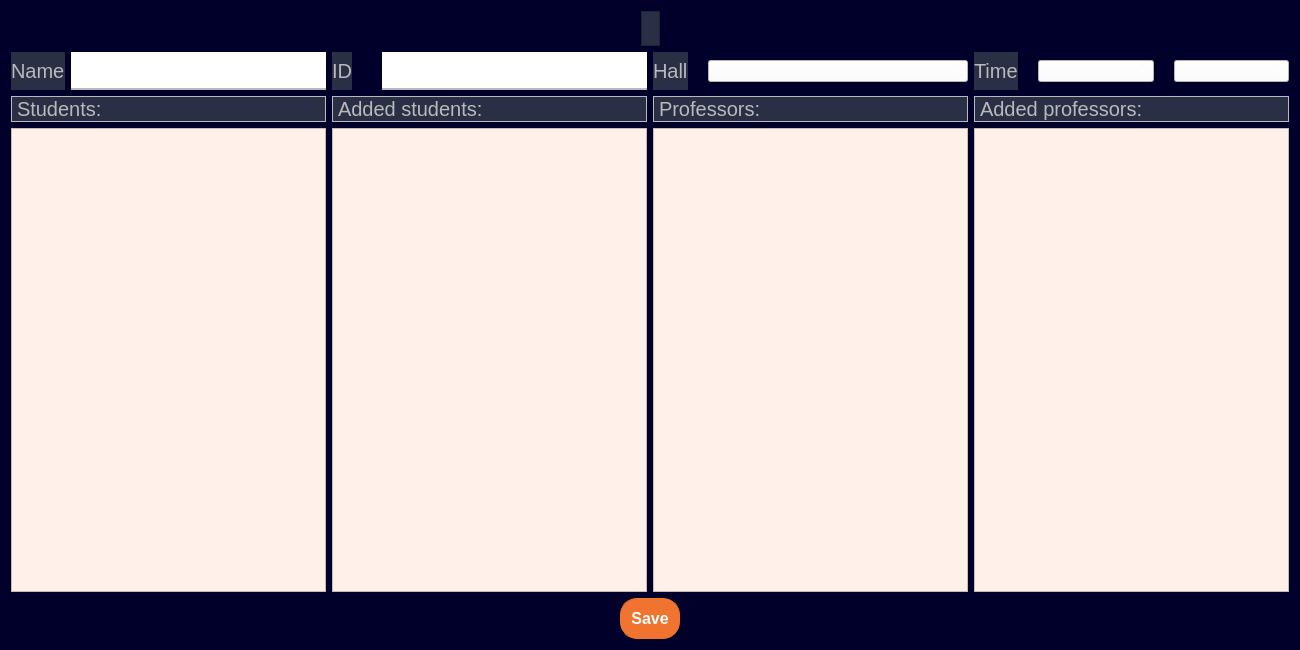
<?xml version="1.0" encoding="UTF-8"?>
<ui version="4.0">
 <class>CourseEditPage</class>
 <widget class="QDialog" name="CourseEditPage">
  <property name="geometry">
   <rect>
    <x>0</x>
    <y>0</y>
    <width>1300</width>
    <height>650</height>
   </rect>
  </property>
  <property name="windowTitle">
   <string>Course Edit Page</string>
  </property>
  <property name="styleSheet">
   <string notr="true">/*Copyright (c) DevSec Studio. All rights reserved.

MIT License

Permission is hereby granted, free of charge, to any person obtaining a copy
of this software and associated documentation files (the &quot;Software&quot;), to deal
in the Software without restriction, including without limitation the rights
to use, copy, modify, merge, publish, distribute, sublicense, and/or sell
copies of the Software, and to permit persons to whom the Software is
furnished to do so, subject to the following conditions:

The above copyright notice and this permission notice shall be included in all
copies or substantial portions of the Software.

THE SOFTWARE IS PROVIDED *AS IS*, WITHOUT WARRANTY OF ANY KIND, EXPRESS OR
IMPLIED, INCLUDING BUT NOT LIMITED TO THE WARRANTIES OF MERCHANTABILITY,
FITNESS FOR A PARTICULAR PURPOSE AND NONINFRINGEMENT. IN NO EVENT SHALL THE
AUTHORS OR COPYRIGHT HOLDERS BE LIABLE FOR ANY CLAIM, DAMAGES OR OTHER
LIABILITY, WHETHER IN AN ACTION OF CONTRACT, TORT OR OTHERWISE, ARISING FROM,
OUT OF OR IN CONNECTION WITH THE SOFTWARE OR THE USE OR OTHER DEALINGS IN THE SOFTWARE.
*/

/*-----QWidget-----*/
QWidget
{
	background-color: rgb(0, 0, 42);
	color: #ffffff;
	border-color: #000000;

}


/*-----QLabel-----*/
QLabel
{
	background-color: #292f45;
	color: #b9b9bb;
	border-color: #000000;

}


/*-----QPushButton-----*/
QPushButton
{
	background-color: #f0742f;
	color: #fff;
	font-weight: bold;
	border-style: solid;
	border-width: 1px;
	border-radius: 17px;
	border-color: #f0742f;
	padding: 10px;

}


QPushButton::hover
{
	background-color: #fc7c11;
	color: #ffff;

}


QPushButton::pressed
{
	background-color: #ff6b35;
	color: #fff;

}


/*-----QToolButton-----*/
QToolButton
{
	background-color: #292f45;
	color: #ffffff;
	border-style: solid;
	border-color: #000000;

}


QToolButton::hover
{
	background-color: #fc7c11;
	color: #000000;
	padding: 2px;
	border-radius: 15px;
	border-color: #fc7c11;

}


QToolButton::pressed
{
	background-color: #fc7c11;
	color: #000000;
	border-style: solid;
	border-width: 2px;

}


/*-----QLineEdit-----*/
QLineEdit{
	background-color: rgb(255, 255, 255);
	color: rgb(35, 35, 35);
	font-weight: bold;
	border-style: solid;
	border-width: 2px;
	border-top: 0px;
	border-left: 0px;
	border-right: 0px;
	border-color: #b9b9bb;
	padding: 10px;

}


/*-----QCheckBox-----*/
QCheckBox
{
	background-color: transparent;
	color: #b9b9bb;
	font-weight: bold;

}


QCheckBox::indicator
{
    color: #b1b1b1;
    background-color: #00111d;
    border: 1px solid #f0742f;
    width: 12px;
    height: 12px;

}


QCheckBox::indicator:checked
{
    image:url(&quot;./ressources/check.png&quot;); /*To replace*/
	background-color: #1f2b2b;
    border: 1px solid #f0742f;

}


QCheckBox::indicator:unchecked:hover
{
    border: 1px solid #f0742f;

}


QCheckBox::disabled
{
	color: #656565;

}


QCheckBox::indicator:disabled
{
	background-color: #656565;
	color: #656565;
    border: 1px solid #656565;

}
</string>
  </property>
  <layout class="QVBoxLayout" name="verticalLayout_5">
   <item>
    <layout class="QHBoxLayout" name="horizontalLayout_8">
     <item>
      <spacer name="horizontalSpacer">
       <property name="orientation">
        <enum>Qt::Horizontal</enum>
       </property>
       <property name="sizeHint" stdset="0">
        <size>
         <width>40</width>
         <height>20</height>
        </size>
       </property>
      </spacer>
     </item>
     <item>
      <widget class="QLabel" name="FLNameLabel">
       <property name="font">
        <font>
         <pointsize>22</pointsize>
        </font>
       </property>
       <property name="frameShape">
        <enum>QFrame::StyledPanel</enum>
       </property>
       <property name="text">
        <string/>
       </property>
      </widget>
     </item>
     <item>
      <spacer name="horizontalSpacer_2">
       <property name="orientation">
        <enum>Qt::Horizontal</enum>
       </property>
       <property name="sizeHint" stdset="0">
        <size>
         <width>40</width>
         <height>20</height>
        </size>
       </property>
      </spacer>
     </item>
    </layout>
   </item>
   <item>
    <layout class="QHBoxLayout" name="horizontalLayout_5">
     <item>
      <layout class="QHBoxLayout" name="horizontalLayout_9" stretch="0,0">
       <item>
        <widget class="QLabel" name="label_4">
         <property name="font">
          <font>
           <pointsize>15</pointsize>
          </font>
         </property>
         <property name="frameShape">
          <enum>QFrame::NoFrame</enum>
         </property>
         <property name="text">
          <string>Name</string>
         </property>
        </widget>
       </item>
       <item>
        <widget class="QLineEdit" name="name_LineEdit"/>
       </item>
      </layout>
     </item>
     <item>
      <layout class="QHBoxLayout" name="horizontalLayout">
       <property name="spacing">
        <number>30</number>
       </property>
       <item>
        <widget class="QLabel" name="label_19">
         <property name="font">
          <font>
           <pointsize>15</pointsize>
          </font>
         </property>
         <property name="frameShape">
          <enum>QFrame::NoFrame</enum>
         </property>
         <property name="text">
          <string>ID</string>
         </property>
        </widget>
       </item>
       <item>
        <widget class="QLineEdit" name="ID_LineEdit"/>
       </item>
      </layout>
     </item>
     <item>
      <layout class="QHBoxLayout" name="horizontalLayout_3" stretch="0,1">
       <property name="spacing">
        <number>20</number>
       </property>
       <item>
        <widget class="QLabel" name="label_17">
         <property name="font">
          <font>
           <pointsize>15</pointsize>
          </font>
         </property>
         <property name="frameShape">
          <enum>QFrame::NoFrame</enum>
         </property>
         <property name="text">
          <string>Hall</string>
         </property>
        </widget>
       </item>
       <item>
        <widget class="QComboBox" name="lecHallCBox">
         <property name="sizePolicy">
          <sizepolicy hsizetype="Preferred" vsizetype="Fixed">
           <horstretch>0</horstretch>
           <verstretch>0</verstretch>
          </sizepolicy>
         </property>
         <property name="baseSize">
          <size>
           <width>0</width>
           <height>0</height>
          </size>
         </property>
         <property name="styleSheet">
          <string notr="true">background-color: rgb(255, 255, 255);</string>
         </property>
         <property name="insertPolicy">
          <enum>QComboBox::InsertAlphabetically</enum>
         </property>
        </widget>
       </item>
      </layout>
     </item>
     <item>
      <layout class="QHBoxLayout" name="horizontalLayout_2" stretch="0,1,1">
       <property name="spacing">
        <number>20</number>
       </property>
       <item>
        <widget class="QLabel" name="label_13">
         <property name="font">
          <font>
           <pointsize>15</pointsize>
          </font>
         </property>
         <property name="frameShape">
          <enum>QFrame::NoFrame</enum>
         </property>
         <property name="text">
          <string>Time</string>
         </property>
        </widget>
       </item>
       <item>
        <widget class="QComboBox" name="dayComboBox">
         <property name="styleSheet">
          <string notr="true">background-color: rgb(255, 255, 255);</string>
         </property>
         <property name="insertPolicy">
          <enum>QComboBox::InsertAlphabetically</enum>
         </property>
        </widget>
       </item>
       <item>
        <widget class="QComboBox" name="timeComboBox">
         <property name="styleSheet">
          <string notr="true">background-color: rgb(255, 255, 255);</string>
         </property>
        </widget>
       </item>
      </layout>
     </item>
    </layout>
   </item>
   <item>
    <layout class="QHBoxLayout" name="horizontalLayout_7">
     <item>
      <layout class="QHBoxLayout" name="horizontalLayout_6">
       <item>
        <layout class="QVBoxLayout" name="verticalLayout_2">
         <item>
          <widget class="QLabel" name="label_7">
           <property name="font">
            <font>
             <pointsize>15</pointsize>
            </font>
           </property>
           <property name="frameShape">
            <enum>QFrame::Box</enum>
           </property>
           <property name="text">
            <string>Students:</string>
           </property>
          </widget>
         </item>
         <item>
          <widget class="QTableWidget" name="allStudentsTable">
           <property name="styleSheet">
            <string notr="true">QWidget {
    background-color: rgb(255, 241, 233);
    color: #fffff8;
}

QHeaderView::section {
    background-color: #ff8f57;
    padding: 4px;
    border: 1px solid #fffff8;
    font-size: 14pt;
}

QTableWidget {
    gridline-color: #fffff8;
    font-size: 18pt;
}

QTableView::item 
{
    font-size: 18pt;
	color: rgb(0, 0, 0);
}
</string>
           </property>
           <property name="editTriggers">
            <set>QAbstractItemView::NoEditTriggers</set>
           </property>
           <property name="alternatingRowColors">
            <bool>true</bool>
           </property>
           <property name="selectionMode">
            <enum>QAbstractItemView::SingleSelection</enum>
           </property>
           <property name="selectionBehavior">
            <enum>QAbstractItemView::SelectRows</enum>
           </property>
           <property name="sortingEnabled">
            <bool>true</bool>
           </property>
           <attribute name="horizontalHeaderStretchLastSection">
            <bool>true</bool>
           </attribute>
          </widget>
         </item>
        </layout>
       </item>
       <item>
        <layout class="QVBoxLayout" name="verticalLayout">
         <item>
          <widget class="QLabel" name="label_8">
           <property name="font">
            <font>
             <pointsize>15</pointsize>
            </font>
           </property>
           <property name="frameShape">
            <enum>QFrame::Box</enum>
           </property>
           <property name="text">
            <string>Added students:</string>
           </property>
          </widget>
         </item>
         <item>
          <widget class="QTableWidget" name="addedStudentsTable">
           <property name="styleSheet">
            <string notr="true">QWidget {
    background-color: rgb(255, 241, 233);
    color: #fffff8;
}

QHeaderView::section {
    background-color: #ff8f57;
    padding: 4px;
    border: 1px solid #fffff8;
    font-size: 14pt;
}

QTableWidget {
    gridline-color: #fffff8;
    font-size: 18pt;
}

QTableView::item 
{
    font-size: 18pt;
	color: rgb(0, 0, 0);
}
</string>
           </property>
           <property name="editTriggers">
            <set>QAbstractItemView::NoEditTriggers</set>
           </property>
           <property name="alternatingRowColors">
            <bool>true</bool>
           </property>
           <property name="selectionMode">
            <enum>QAbstractItemView::SingleSelection</enum>
           </property>
           <property name="selectionBehavior">
            <enum>QAbstractItemView::SelectRows</enum>
           </property>
           <property name="sortingEnabled">
            <bool>true</bool>
           </property>
           <attribute name="horizontalHeaderStretchLastSection">
            <bool>true</bool>
           </attribute>
          </widget>
         </item>
        </layout>
       </item>
      </layout>
     </item>
     <item>
      <layout class="QHBoxLayout" name="horizontalLayout_4">
       <item>
        <layout class="QVBoxLayout" name="verticalLayout_4">
         <item>
          <widget class="QLabel" name="label_9">
           <property name="font">
            <font>
             <pointsize>15</pointsize>
            </font>
           </property>
           <property name="frameShape">
            <enum>QFrame::Box</enum>
           </property>
           <property name="text">
            <string>Professors:</string>
           </property>
          </widget>
         </item>
         <item>
          <widget class="QTableWidget" name="allProfessorsTable">
           <property name="styleSheet">
            <string notr="true">QWidget {
    background-color: rgb(255, 241, 233);
    color: #fffff8;
}

QHeaderView::section {
    background-color: #ff8f57;
    padding: 4px;
    border: 1px solid #fffff8;
    font-size: 14pt;
}

QTableWidget {
    gridline-color: #fffff8;
    font-size: 18pt;
}

QTableView::item 
{
    font-size: 18pt;
	color: rgb(0, 0, 0);
}
</string>
           </property>
           <property name="editTriggers">
            <set>QAbstractItemView::NoEditTriggers</set>
           </property>
           <property name="alternatingRowColors">
            <bool>true</bool>
           </property>
           <property name="selectionMode">
            <enum>QAbstractItemView::SingleSelection</enum>
           </property>
           <property name="selectionBehavior">
            <enum>QAbstractItemView::SelectRows</enum>
           </property>
           <property name="sortingEnabled">
            <bool>true</bool>
           </property>
           <attribute name="horizontalHeaderStretchLastSection">
            <bool>true</bool>
           </attribute>
          </widget>
         </item>
        </layout>
       </item>
       <item>
        <layout class="QVBoxLayout" name="verticalLayout_3">
         <item>
          <widget class="QLabel" name="label_10">
           <property name="font">
            <font>
             <pointsize>15</pointsize>
            </font>
           </property>
           <property name="frameShape">
            <enum>QFrame::Box</enum>
           </property>
           <property name="text">
            <string>Added professors:</string>
           </property>
          </widget>
         </item>
         <item>
          <widget class="QTableWidget" name="addedProfessorsTable">
           <property name="styleSheet">
            <string notr="true">QWidget {
    background-color: rgb(255, 241, 233);
    color: #fffff8;
}

QHeaderView::section {
    background-color: #ff8f57;
    padding: 4px;
    border: 1px solid #fffff8;
    font-size: 14pt;
}

QTableWidget {
    gridline-color: #fffff8;
    font-size: 18pt;
}

QTableView::item 
{
    font-size: 18pt;
	color: rgb(0, 0, 0);
}
</string>
           </property>
           <property name="editTriggers">
            <set>QAbstractItemView::NoEditTriggers</set>
           </property>
           <property name="alternatingRowColors">
            <bool>true</bool>
           </property>
           <property name="selectionMode">
            <enum>QAbstractItemView::SingleSelection</enum>
           </property>
           <property name="selectionBehavior">
            <enum>QAbstractItemView::SelectRows</enum>
           </property>
           <property name="sortingEnabled">
            <bool>true</bool>
           </property>
           <attribute name="horizontalHeaderStretchLastSection">
            <bool>true</bool>
           </attribute>
          </widget>
         </item>
        </layout>
       </item>
      </layout>
     </item>
    </layout>
   </item>
   <item>
    <layout class="QHBoxLayout" name="horizontalLayout_10">
     <item>
      <spacer name="horizontalSpacer_3">
       <property name="orientation">
        <enum>Qt::Horizontal</enum>
       </property>
       <property name="sizeHint" stdset="0">
        <size>
         <width>40</width>
         <height>20</height>
        </size>
       </property>
      </spacer>
     </item>
     <item>
      <widget class="QPushButton" name="SavePushButton">
       <property name="font">
        <font>
         <pointsize>12</pointsize>
         <bold>true</bold>
        </font>
       </property>
       <property name="text">
        <string>Save</string>
       </property>
      </widget>
     </item>
     <item>
      <spacer name="horizontalSpacer_4">
       <property name="orientation">
        <enum>Qt::Horizontal</enum>
       </property>
       <property name="sizeHint" stdset="0">
        <size>
         <width>40</width>
         <height>20</height>
        </size>
       </property>
      </spacer>
     </item>
    </layout>
   </item>
  </layout>
 </widget>
 <resources/>
 <connections/>
</ui>
